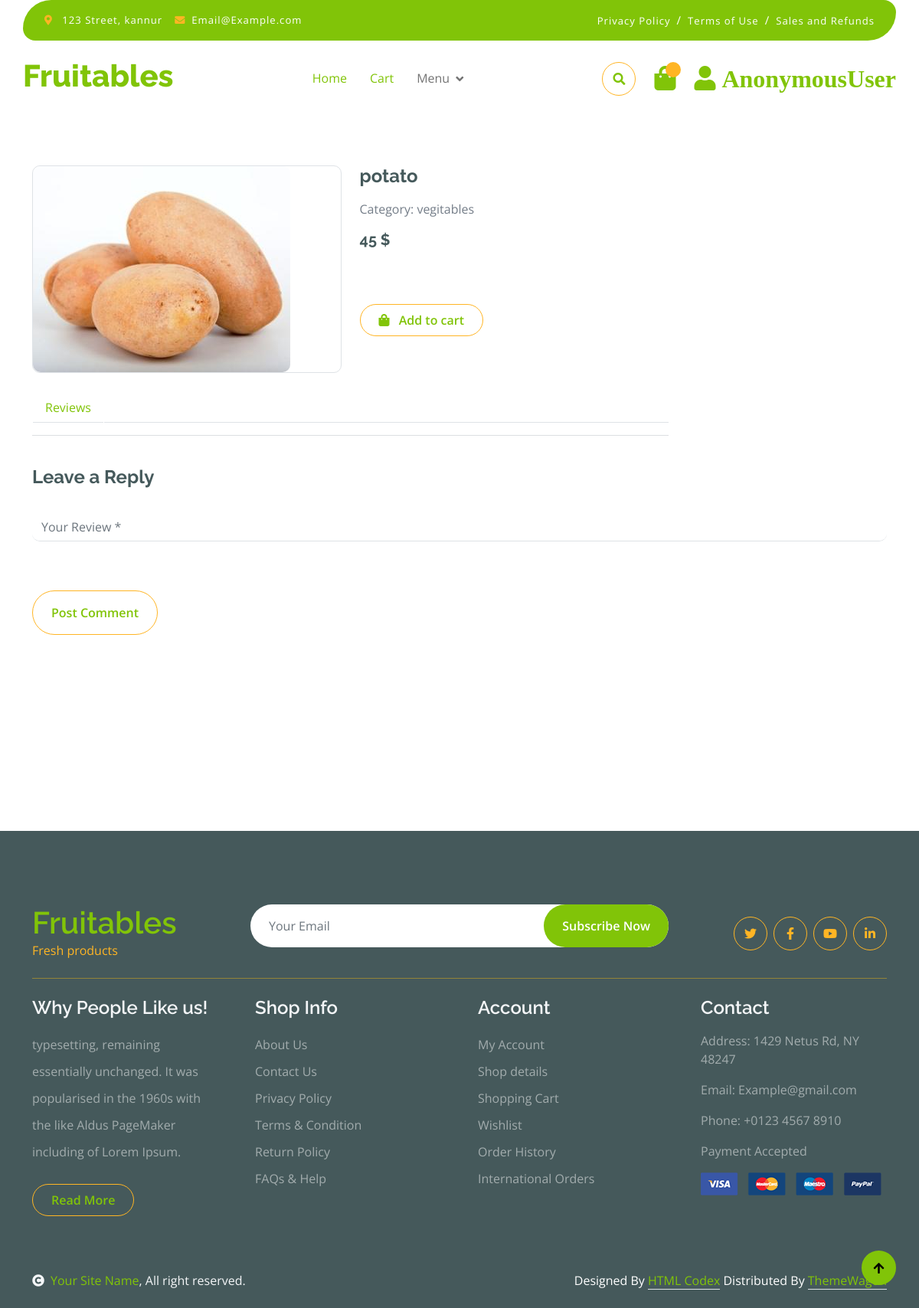
Screenshot of /shopdetails/22/ with the database file from the repository.
### app/models.py (models this page shows, shortened)
class Product(models.Model):
    name = models.CharField(max_length=50, blank=True, null=True)
    desc = models.TextField(blank=True, null=True)
    price = models.IntegerField(blank=True, null=True)
    image = models.ImageField(
        upload_to='images', default='image not available')
    thumbnails = models.ImageField(upload_to='thumbnail', blank=True)
    categ = models.ForeignKey(
        'category', on_delete=models.CASCADE, blank=True, null=True)
    created = models.DateTimeField(auto_now=True)
    class Meta:
        ordering = ['-created']

class Category(models.Model):
    name = models.CharField(max_length=50)
    def __str__(self):
        return self.name

### app/views.py (the view)
# urls.py: path('shopdetails/<str:pk>/',shopDetails,name='shopdetails'),
@cache_page(60 * 15)
def shopDetails(request, pk):
    product = Product.objects.get(id=pk)
    review = Review.objects.filter(product=pk)
    related_product = Product.objects.filter(categ=product.categ)
    context = {'product': product, 'review': review,
               'related_product': related_product}
    return render(request, 'shop-detail.html', context)

### templates/shop-detail.html (shortened to what this page needs)
{% extends "index.html" %}
{% block shop-details %}
<br>
<br>
<br>
<div class="container-fluid py-5 mt-5">
    <div class="container py-5">
        <div class="row g-4 mb-5">
            <div class="col-lg-8 col-xl-9">
                <div class="row g-4">
                    <div class="col-lg-6">
                        <div class="border rounded">
                            <a href="#">
                                <img src="{{product.image.url}}" class="img-fluid rounded" alt="Image">
                            </a>
                        </div>
                    </div>
                    <div class="col-lg-6">
                        <h4 class="fw-bold mb-3">{{product.name}}</h4>
                        <p class="mb-3">Category: {{product.categ}}</p>
                        <h5 class="fw-bold mb-3">{{product.price}} $</h5>
                        <a href="{% url 'addtocart' product.id %}" class="btn border border-secondary rounded-pill px-4 py-2 mb-4 text-primary"><i class="fa fa-shopping-bag me-2 text-primary"></i> Add to cart</a>
                    </div>
                    <div class="col-lg-12">
                        <nav>
                            <div class="nav nav-tabs mb-3">
                                <button class="nav-link border-white border-bottom-0" type="button" role="tab"
                                    id="nav-mission-tab" data-bs-toggle="tab" data-bs-target="#nav-mission"
                                    aria-controls="nav-mission" aria-selected="false">Reviews</button>
                            </div>
                        </nav>
                        <div class="">
                                    <hr>
                                </div>
                            </div>
                        </div>
                    </div>
                    <form action="{% url 'addreview' product.id %}" method="POST"> {% csrf_token %}
                        <h4 class="mb-2 fw-bold">Leave a Reply</h4>
                        <div class="row g-4">
                            <div class="col-lg-12">
                                <div class="border-bottom rounded my-4">
                                    <input name="review" id="" class="form-control border-0" cols="30" rows="8" placeholder="Your Review *" spellcheck="false">
                                </div>
                            </div>
                            <div class="col-lg-12">
                                <div class="d-flex justify-content-between py-3 mb-5">
                                    <button type="submit" class="btn border border-secondary text-primary rounded-pill px-4 py-3">Post Comment</button>
                                </div>
                            </div>
                        </div></form>
                </div>
            </div>
        </div>
{% endblock shop-details %}

### static/css1/style.css (style rules this page uses)
.btn { font-weight: 600; transition: .5s; }
.btn.border-secondary { transition: 0.5s; }

### rows the page displays
Product: image (picture), name "potato", categ "vegitables", price "45"

### other values shown
{{ request.user }} "AnonymousUser"
